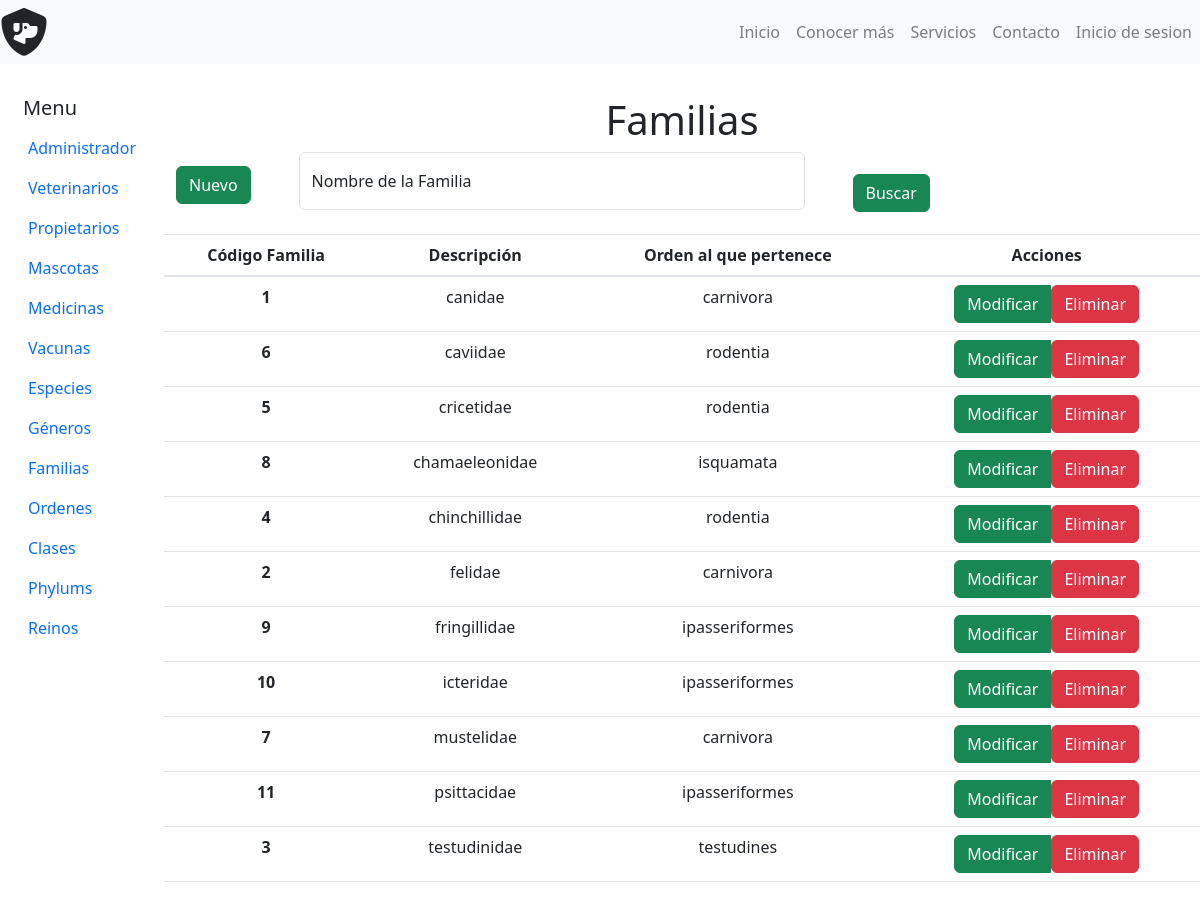
The app's page /admin_familias.php with its own data.
### tables this page shows
CREATE TABLE `tbl_familias` (
  `cod_familia` int(10) NOT NULL,
  `descripcion_fam` varchar(50) NOT NULL,
  `cod_orden` int(10) NOT NULL
);

CREATE TABLE `tbl_ordenes` (
  `cod_orden` int(10) NOT NULL,
  `descripcion_ord` varchar(50) NOT NULL,
  `cod_clase` int(10) NOT NULL
);

### php/datos_taxonomia.php (called while the page is built, shortened)
<?php
	include_once('Connect.php');
	if (isset($taxon_level)) {
		if($taxon_level == 'tbl_familias'){
			$datos_taxonomia_query = 'select a.cod_familia,a.descripcion_fam,b.cod_orden,b.descripcion_ord,c.cod_clase,c.descripcion_cla,d.cod_phylum,d.descripcion_phy,d.cod_reino from tbl_familias as a inner join tbl_ordenes as b on a.cod_orden = b.cod_orden inner join tbl_clases as c on b.cod_clase = c.cod_clase inner join tbl_phylums as d on c.cod_phylum = d.cod_phylum order by a.descripcion_fam';
		}
		$datos_taxonomia = $pdo->prepare($datos_taxonomia_query);
		$datos_taxonomia->execute();
		$resultado_taxonomia = $datos_taxonomia->fetchAll();
	}
 ?>

### admin_familias.php (the view, shortened to what this page needs)
<?php
    $taxon_level = 'tbl_familias';
    include('php/datos_taxonomia.php');
?>
<!DOCTYPE html>
<html lang="en">
    <head>
        <link rel="stylesheet" href="Bootstrap/css/bootstrap.min.css">
    </head>
    <body>
        <?php include('nav-bar.php'); ?>
        <div class="container-fluid mt-5">
            <div class="row text-center mt-5">
                <?php include('nav-bar_admin.php'); ?>
                <section class="col ms-5 mt-5">
                    <h1> Familias</h1>
                   <div class="text-start">
                        <div class="row text-center">
                            <div class="col d-flex align-items-center">
                                <header>
                                    <button type="button" class="btn btn-success mb-3" data-bs-toggle="modal" data-bs-target="#Nueva-Familia"> Nuevo </button>
                                </header>
                                <form class="form-floating ms-5 w-50" id="form_buscar" method="GET" action="">
                                        <input type="text" name="nombre_fam" class="form-control mb-4" id="floatingInput" placeholder="Buscar Administradores">
                                        <label for="floatingInput">Nombre de la Familia</label>
                                </form>
                                <button class="btn btn-success ml-5" onclick="document.getElementById('form_buscar').submit();" >Buscar</button>
                            </div>
                               <table class="table">
                                    <thead>
                                    <tr>
                                        <th scope="col">Código Familia</th>
                                        <th scope="col"> Descripción</th>
                                        <th scope="col"> Orden al que pertenece</th>
                                        <th scope="col"> Acciones</th>
                                    </tr>
                                    </thead>
                                    <tbody>
                                    <?php
                                        foreach ($resultado_taxonomia as $data): ?>
                                    <tr>
                                        <th scope="row"><?php echo $data['cod_familia']; ?></th>
                                        <td><?php echo $data['descripcion_fam']; ?></td>
                                        <td><?php echo $data['descripcion_ord']; ?></td>
                                        <td>
                                            <div class="btn-group">
                                                <button class="btn btn-success edit" value="<?php echo $data['cod_familia']; ?>" data-bs-toggle="modal" data-bs-target="#Modificar-Familia<?php echo $data['cod_familia']; ?>"><span>Modificar</span></button>
                                                <a href="php/familia/delete_familia.php?codigo=<?php echo $data['cod_familia']; ?>">
                                                    <button class="btn btn-danger"> Eliminar </button>
                                                </a>
                                            </div>
                                        </td>
                                    </tr>
                                    <?php endforeach ?>
                                    </tbody>
                                </table>
                            </div>
                        </div>
                   </div>
            </div>
    </body>
</html>

### records on screen
tbl_familias: cod_familia "1", descripcion_fam "canidae", cod_orden.descripcion_ord "carnivora"
tbl_familias: cod_familia "6", descripcion_fam "caviidae", cod_orden.descripcion_ord "rodentia"
tbl_familias: cod_familia "5", descripcion_fam "cricetidae", cod_orden.descripcion_ord "rodentia"
tbl_familias: cod_familia "8", descripcion_fam "chamaeleonidae", cod_orden.descripcion_ord "isquamata"
tbl_familias: cod_familia "4", descripcion_fam "chinchillidae", cod_orden.descripcion_ord "rodentia"
tbl_familias: cod_familia "2", descripcion_fam "felidae", cod_orden.descripcion_ord "carnivora"
tbl_familias: cod_familia "9", descripcion_fam "fringillidae", cod_orden.descripcion_ord "ipasseriformes"
tbl_familias: cod_familia "10", descripcion_fam "icteridae", cod_orden.descripcion_ord "ipasseriformes"
tbl_familias: cod_familia "7", descripcion_fam "mustelidae", cod_orden.descripcion_ord "carnivora"
tbl_familias: cod_familia "11", descripcion_fam "psittacidae", cod_orden.descripcion_ord "ipasseriformes"
tbl_familias: cod_familia "3", descripcion_fam "testudinidae", cod_orden.descripcion_ord "testudines"
